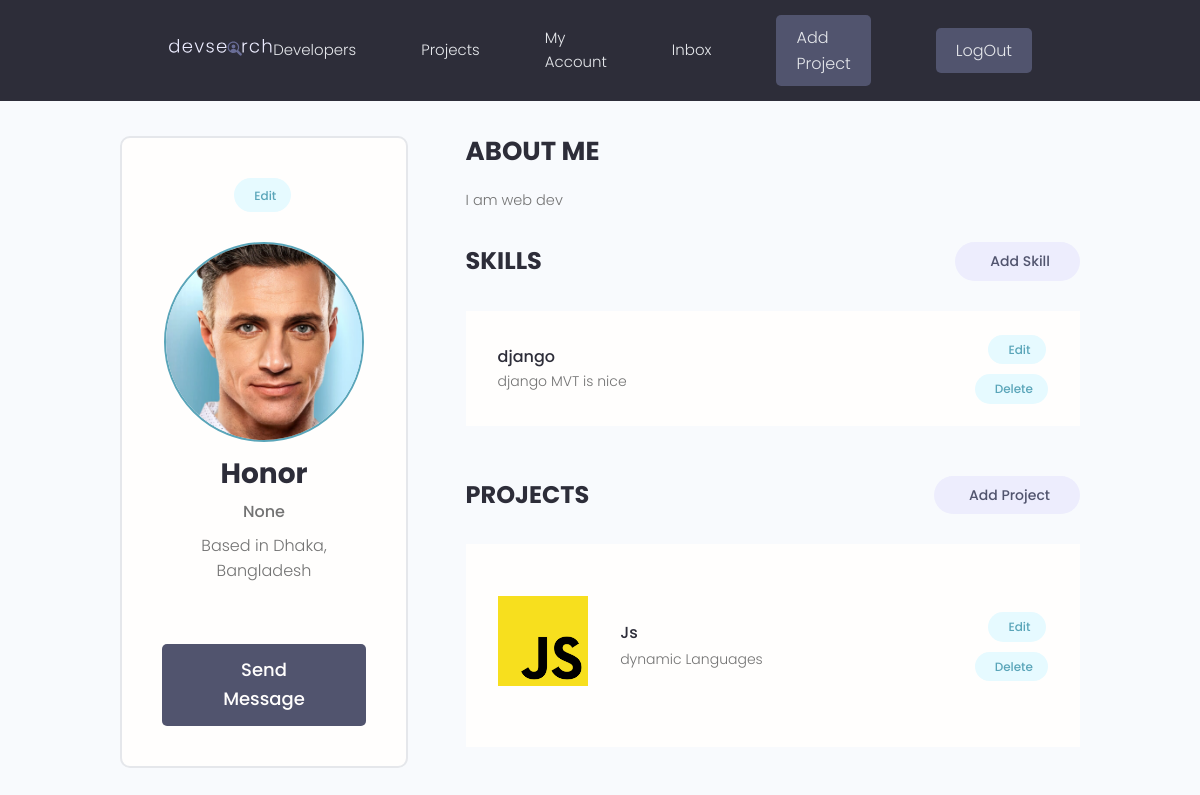
Page /account/ (signed in) on the committed database.
### users/models.py (models this page shows, shortened)
class Profile(models.Model):
    user = models.OneToOneField(User, on_delete=models.CASCADE, null=True, blank=True)
    name = models.CharField(max_length=200, blank=True, null=True)
    email = models.EmailField(max_length=500, blank=True, null=True)
    username = models.CharField(max_length=200, blank=True, null=True)
    location = models.CharField(max_length=200, blank=True, null=True)
    short_intro = models.CharField(max_length=200, blank=True, null=True)
    bio = models.TextField(blank=True, null=True)
    profile_image = models.ImageField(null=True, blank=True, upload_to='profiles/', default='profiles/user-default.png')
    social_github = models.CharField(max_length=200, blank=True, null=True)
    social_twitter = models.CharField(max_length=200, blank=True, null=True)
    social_linkedin = models.CharField(max_length=200, blank=True, null=True)
    social_youtube = models.CharField(max_length=200, blank=True, null=True)
    social_website = models.CharField(max_length=200, blank=True, null=True)
    created = models.DateField(auto_now_add=True)
    id = models.UUIDField(default=uuid.uuid4, unique=True, primary_key=True, editable=False)

class Skill(models.Model):
    owner = models.ForeignKey(Profile, on_delete=models.CASCADE, null=True, blank=True)
    name = models.CharField(max_length=200, blank=True, null=True)
    description = models.TextField(blank=True, null=True)
    created = models.DateField(auto_now_add=True)
    id = models.UUIDField(default=uuid.uuid4, unique=True, primary_key=True, editable=False)

### projects/models.py (models this page shows, shortened)
class Project(models.Model):
    owner = models.ForeignKey(Profile,null= True, on_delete=models.SET_NULL)
    title = models.CharField(max_length=200)
    description = models.TextField(null=True, blank=True)
    featured_image = models.ImageField(null=True, blank=True,default="default.jpg")
    demo_link = models.CharField(max_length=2000, null=True, blank=True)
    source_link = models.CharField(max_length=2000, null=True, blank=True)
    tags = models.ManyToManyField('Tag', blank=True)
    vote_total = models.IntegerField(default=0, null=True, blank=True)
    vote_ratio = models.IntegerField(default=0, null=True, blank=True)
    created = models.DateField(auto_now_add=True)
    id = models.UUIDField(default=uuid.uuid4, unique=True, primary_key=True, editable=False)
    class Meta:
        ordering = ['-vote_ratio', '-vote_total', 'title']

### users/views.py (the view)
# urls.py: path('account/', views.userAccount, name='account'),
@login_required(login_url='login')
def userAccount(request):
    profile = request.user.profile
    skills = profile.skill_set.all()
    projects = profile.project_set.all()
    context = {'profile': profile, 'skills': skills, 'projects': projects}
    return render(request, 'users/account.html', context)

### users/templates/users/account.html (shortened to what this page needs)
{% extends 'main.html' %}
{% block content %}
  <main class="settingsPage profile my-md">
    <div class="container">
      <div class="layout">
        <div class="column column--1of3">
          <div class="card text-center">
            <div class="card__body dev">
              <a class="tag tag--pill tag--main settings__btn" href="{% url 'edit-account' %}"> Edit</a>
              <img class="avatar avatar--xl dev__avatar" src="{{profile.profile_image.url}}" />
              <h2 class="dev__name">{{profile.name}}</h2>
              <p class="dev__title">{{profile.short_intro}}</p>
              <p class="dev__location">Based in {{profile.location}}</p>
              <a href="#" class="btn btn--sub btn--lg">Send Message </a>
            </div>
          </div>
        </div>
        <div class="column column--2of3">
          <div class="devInfo">
            <h3 class="devInfo__title">About Me</h3>
            <p class="devInfo__about">{{profile.bio}}</p>
          </div>
          <div class="settings">
            <h3 class="settings__title">Skills</h3>
            <a class="tag tag--pill tag--sub settings__btn tag--lg" href="{% url 'create-skill' %}"> Add Skill</a>
          </div>
          <table class="settings__table">
            {% for skill in skills%}
            <tr>
              <td class="settings__tableInfo">
                <h4>{{skill.name}}</h4>
                <p>{{skill.description}}</p>
              </td>
              <td class="settings__tableActions">
                <a class="tag tag--pill tag--main settings__btn" href="{% url 'update-skill' skill.id %}"> Edit</a>
                <a class="tag tag--pill tag--main settings__btn" href="{% url 'delete-skill' skill.id %}?next=/account/">
                  Delete</a>
              </td>
            </tr>
            {% endfor %}
          </table>
          <div class="settings">
            <h3 class="settings__title">Projects</h3>
            <a class="tag tag--pill tag--sub settings__btn tag--lg" href="{% url 'create-project' %}"> Add Project</a>
          </div>
          <table class="settings__table">
            {% for project in projects %}
            <tr>
              <td class="settings__thumbnail">
                <a href="{% url 'single-projects' project.id %}"><img src="{{project.featured_image.url}}" alt="Project Thumbnail" /></a>
              </td>
              <td class="settings__tableInfo">
                <a href="{% url 'single-projects' project.id %}">{{project.title}}</a>
                <p>{{project.description|slice:"150"}}</p>
              </td>
              <td class="settings__tableActions">
                <a class="tag tag--pill tag--main settings__btn" href="{% url 'update-project' project.id %}"> Edit</a>
                <a class="tag tag--pill tag--main settings__btn" href="{% url 'delete-project' project.id %}?next=/account/">
                  Delete</a>
              </td>
            </tr>
            {% endfor %}
          </table>
        </div>
      </div>
    </div>
  </main>
{% endblock content %}

### static/styles/app.css (style rules this page uses)
:root { --color-sub: #2d2d39; }
.btn--sub { background-color: var(--color-sub-light); }
.card { border: 2px solid var(--color-light); }
img { width: 100%; }
.profile .card > .dev { padding: 4rem; }
.dev__avatar { display: block; margin: auto; }
.dev__name { color: var(--color-sub); font-size: 2.8rem; font-weight: 700; margin-top: 1rem; margin-bottom: 0.5rem; }
.dev__title { font-size: 1.6rem; font-weight: 500; line-height: 1.3; }
.dev__location { margin-top: 1rem; }
.devInfo { margin-bottom: 3rem; }
.devInfo__title, .devInfo__subtitle { font-size: 2.6rem; color: var(--color-sub); text-transform: uppercase; font-weight: 700; margin-bottom: 1.5rem; }
.devInfo__about, .devSkill__info { font-size: 1.45rem; line-height: 1.7; text-align: justify; }
.settingsPage .dev > .settings__btn { display: inline-block; margin-bottom: 3rem; }
.settings { display: flex; justify-content: space-between; align-items: center; }
.settings__title { font-size: 2.4rem; text-transform: uppercase; font-weight: 700; color: var(--color-sub); }
.settings__table { margin-top: 3rem; margin-bottom: 5rem; padding: 0 3rem; background: var(--color-white); }
.settings__table tr { width: 100%; }
.settings__table tr > td { padding: 2rem 0; }
.settings__thumbnail { width: 23%; min-width: 10rem; }
.settings__thumbnail img { padding-right: 3rem; height: 15rem; object-fit: contain; }
.settings__tableInfo { width: 100%; }
.settings__tableInfo h4, .settings__tableInfo a { padding-right: 1rem; width: auto; font-size: 1.6rem; font-weight: 500; color: var(--color-sub); }
.settings__tableInfo p { font-size: 1.4rem; }
.settings__tableActions { text-align: right; }

### static/uikit/styles/modules/_variables.css (style rules this page uses)
:root { --color-main: #5aa5b9; --color-main-light: #e6faff; --color-sub: #3f4156; --color-sub-light: #51546e; --color-sub-lighter: #ededfd; --color-text: #737373; --color-gray: #8b8b8b; --color-light: #e5e7eb; --color-light-gray: #767676; --color-bg: #f8fafd; --color-white: #fffefd; --color-white-light: #f3f3f3; --color-success: #359e64; --color-success-bg: #def8e8; --color-error: #fc4b0b; --color-error-bg: #fff2ee; --font-base: 'Poppins', arial, helvetica, 'Segoe UI', roboto, ubuntu, sans-serif; --font-monospace: 'Fira Code', 'Courier New', courier, monospace; --font-regular: 300; --font-medium: 500; --font-bold: 700; --generic-shadow: 1px 1px 5px #00000010; --generic-transition: all 0.3s ease-in-out; }

### static/uikit/styles/modules/_base.css (style rules this page uses)
* { margin: 0; padding: 0; box-sizing: border-box; text-rendering: optimizeLegibility; color: inherit; font-size: inherit; }
html { font-size: 50%; }
@media only screen and (min-width: 480px) { html { font-size: 56.25%; } }
@media only screen and (min-width: 1200px) { html { font-size: 62.5%; } }
body { line-height: 1.6; font-weight: 400; font-size: 1.5rem; color: var(--color-text); background-color: var(--color-bg); min-height: 100vh; }

### static/uikit/styles/modules/_typography.css (style rules this page uses)
* { font-family: var(--font-base); }
h2 { font-size: 3.6rem; font-weight: var(--font-bold); }
h3 { font-size: 3.2rem; font-weight: var(--font-medium); }
h4 { font-size: 2.8rem; font-weight: var(--font-medium); }
p, span, strong { font-size: 1.6rem; color: var(--color-text); font-weight: var(--font-regular); }
a { padding-bottom: 2px; text-decoration: none; display: inline-block; color: var(--color-main); font-weight: var(--font-medium); }

### static/uikit/styles/modules/_utilities.css (style rules this page uses)
.container { width: 92%; max-width: 165rem; margin: 0 auto; box-sizing: border-box; }
@media screen and (min-width: 1000px) { .container { width: 90%; } }
@media screen and (min-width: 1200px) { .container { width: 80%; } }
.text-center { text-align: center; }
.my-md { margin: 3rem auto; }

### static/uikit/styles/modules/_avatar.css (style rules this page uses)
.avatar { border-radius: 50%; border: 2px solid var(--color-main); object-fit: cover; }
.avatar--xl { height: 20rem; width: 20rem; }

### static/uikit/styles/modules/_button.css (style rules this page uses)
.btn { display: inline-block; position: relative; cursor: pointer; background-color: var(--color-light); font-weight: var(--font-medium); color: var(--color-sub); text-decoration: none; padding: 1rem 2rem; border-radius: 0.5rem; border: none; width: -webkit-fit-content; width: -moz-fit-content; width: fit-content; height: -webkit-fit-content; height: -moz-fit-content; height: fit-content; font-size: 1.6rem; outline-width: 0; outline-color: transparent; -webkit-backface-visibility: hidden; backface-visibility: hidden; transition: all 0.3s ease-in-out; }
.btn--sub { background-color: var(--color-sub); color: var(--color-white); }
.btn--lg { font-size: 1.8rem; padding: 1.2rem 4.5rem; }

### rows in the picture
Profile: profile_image (picture), name "Honor", short_intro "None", location "Dhaka, Bangladesh", bio "I am web dev"
Skill: name "django", description "django MVT is nice"
Project: featured_image (picture), title "Js", description "dynamic Languages"
